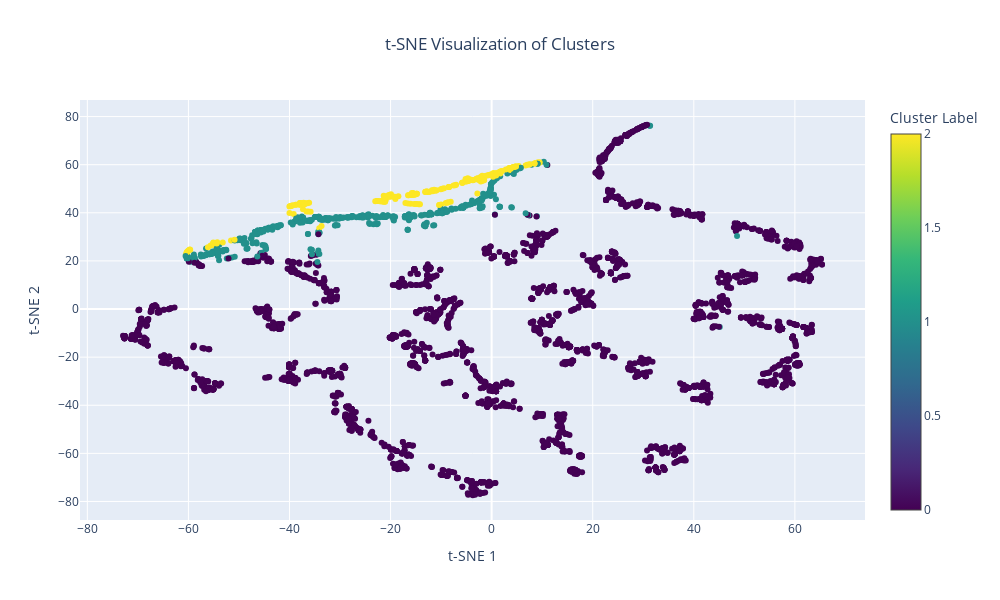

Write notebook code for a chart like this one.
### Code cell
model.plot_tsne(test)

### Figure 1 — Plotly figure (JSON) as saved in the notebook; plotly's stock layout.template omitted (floating-point values rounded to 4 significant figures; data arrays with more than 128 entries replaced by an {"elided": "..."} marker saying what was removed)
{"data": [{"marker": {"color": {"elided": "3755 int values"}, "colorbar": {"title": {"text": "Cluster Label"}}, "colorscale": [[0, "#440154"], [0.1111, "#482878"], [0.2222, "#3e4989"], [0.3333, "#31688e"], [0.4444, "#26828e"], [0.5556, "#1f9e89"], [0.6667, "#35b779"], [0.7778, "#6ece58"], [0.8889, "#b5de2b"], [1, "#fde725"]], "showscale": true}, "mode": "markers", "type": "scatter", "x": {"elided": "3755 float values"}, "y": {"elided": "3755 float values"}}], "layout": {"height": 600, "title": {"text": "t-SNE Visualization of Clusters", "x": 0.5}, "width": 1000, "xaxis": {"title": {"text": "t-SNE 1"}}, "yaxis": {"title": {"text": "t-SNE 2"}}}}
